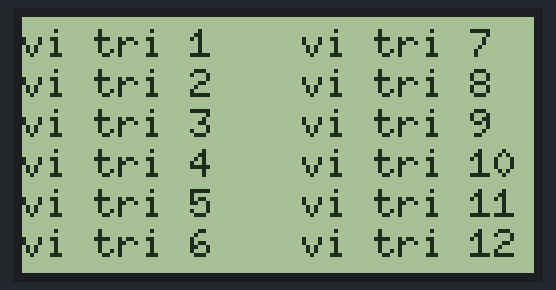
A sketch run on a simulated ESP8266 (NodeMCU). Shown: 128×64 one-colour display.

Above: at 0.1 s.

The sketch:

manto_test.ino
```cpp
#include <U8g2lib.h>

U8G2_ST7920_128X64_F_SW_SPI u8g2(
  U8G2_R0,
  /* clock=*/ D5,  // SCLK → D18
  /* data=*/ D6,   // MOSI → D19
  /* cs=*/ D7,     // CS → D21
  /* reset=*/ U8X8_PIN_NONE
);

void setup() {
  u8g2.begin();          // Khởi tạo LCD
  u8g2.setFont(u8g2_font_6x10_tr); // Chọn font
  u8g2.clearBuffer();
  u8g2.drawStr(0, 10, "vi tri 1"); // Vẽ chữ tại (x=10, y=20)
  u8g2.drawStr(0, 20, "vi tri 2");
  u8g2.drawStr(0, 30, "vi tri 3");
  u8g2.drawStr(0, 40, "vi tri 4");
  u8g2.drawStr(0, 50, "vi tri 5");
  u8g2.drawStr(0, 60, "vi tri 6");
  u8g2.drawStr(70, 10, "vi tri 7");
  u8g2.drawStr(70, 20, "vi tri 8");
  u8g2.drawStr(70, 30, "vi tri 9");
  u8g2.drawStr(70, 40, "vi tri 10");
  u8g2.drawStr(70, 50, "vi tri 11");
  u8g2.drawStr(70, 60, "vi tri 12");
  u8g2.sendBuffer();     // Hiển thị lên LCD
}

void loop() {
  // Thêm code chạy chữ, animation...
}
```
